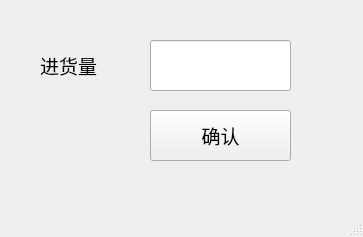
<?xml version="1.0" encoding="UTF-8"?>
<ui version="4.0">
 <class>add_num</class>
 <widget class="QMainWindow" name="add_num">
  <property name="geometry">
   <rect>
    <x>0</x>
    <y>0</y>
    <width>363</width>
    <height>237</height>
   </rect>
  </property>
  <property name="font">
   <font>
    <family>微软雅黑</family>
    <pointsize>14</pointsize>
   </font>
  </property>
  <property name="windowTitle">
   <string>进货</string>
  </property>
  <widget class="QWidget" name="centralwidget">
   <widget class="QLabel" name="label">
    <property name="geometry">
     <rect>
      <x>40</x>
      <y>40</y>
      <width>101</width>
      <height>51</height>
     </rect>
    </property>
    <property name="text">
     <string>进货量</string>
    </property>
   </widget>
   <widget class="QLineEdit" name="lineEdit">
    <property name="geometry">
     <rect>
      <x>150</x>
      <y>40</y>
      <width>141</width>
      <height>51</height>
     </rect>
    </property>
   </widget>
   <widget class="QPushButton" name="pushButton">
    <property name="geometry">
     <rect>
      <x>150</x>
      <y>110</y>
      <width>141</width>
      <height>51</height>
     </rect>
    </property>
    <property name="text">
     <string>确认</string>
    </property>
   </widget>
  </widget>
  <widget class="QMenuBar" name="menubar">
   <property name="geometry">
    <rect>
     <x>0</x>
     <y>0</y>
     <width>363</width>
     <height>36</height>
    </rect>
   </property>
  </widget>
  <widget class="QStatusBar" name="statusbar"/>
 </widget>
 <resources/>
 <connections/>
</ui>
